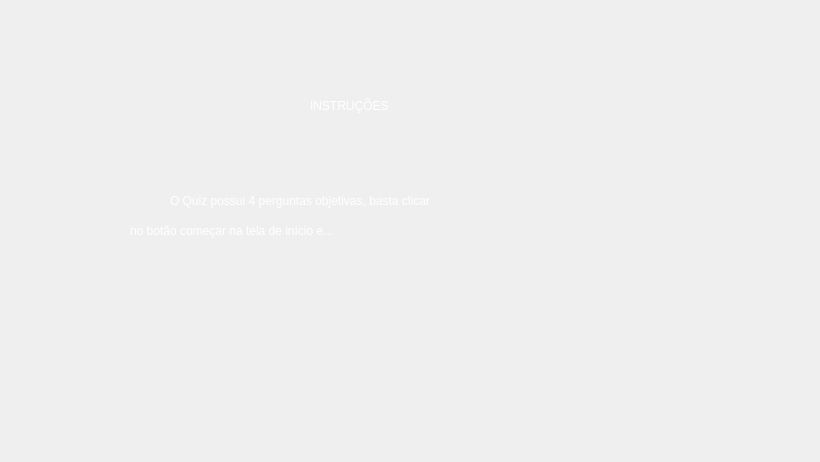
<?xml version="1.0" encoding="UTF-8"?>
<ui version="4.0">
 <class>Dialog</class>
 <widget class="QDialog" name="Dialog">
  <property name="geometry">
   <rect>
    <x>0</x>
    <y>0</y>
    <width>820</width>
    <height>462</height>
   </rect>
  </property>
  <property name="sizePolicy">
   <sizepolicy hsizetype="Fixed" vsizetype="Fixed">
    <horstretch>0</horstretch>
    <verstretch>0</verstretch>
   </sizepolicy>
  </property>
  <property name="windowTitle">
   <string>Quiz G-SEPi: Instruções</string>
  </property>
  <property name="windowIcon">
   <iconset resource="res_tela_login/login_res.qrc">
    <normaloff>:/imag_login/icone_padrao.JPG</normaloff>:/imag_login/icone_padrao.JPG</iconset>
  </property>
  <widget class="QLabel" name="label">
   <property name="geometry">
    <rect>
     <x>0</x>
     <y>0</y>
     <width>831</width>
     <height>471</height>
    </rect>
   </property>
   <property name="styleSheet">
    <string notr="true">background-image: url(:/imag_login/4.png);</string>
   </property>
   <property name="text">
    <string/>
   </property>
  </widget>
  <widget class="QLabel" name="label_iNSTRUCOES">
   <property name="geometry">
    <rect>
     <x>310</x>
     <y>80</y>
     <width>201</width>
     <height>51</height>
    </rect>
   </property>
   <property name="styleSheet">
    <string notr="true">color: rgb(255, 255, 255);
font: 20pt &quot;Noto Sans Lisu&quot;;</string>
   </property>
   <property name="text">
    <string>INSTRUÇÕES</string>
   </property>
  </widget>
  <widget class="QLabel" name="label_iNSTRUCOES_2">
   <property name="geometry">
    <rect>
     <x>170</x>
     <y>170</y>
     <width>491</width>
     <height>61</height>
    </rect>
   </property>
   <property name="styleSheet">
    <string notr="true">color: rgb(255, 255, 255);
font: 14pt &quot;Noto Sans Lisu&quot;;</string>
   </property>
   <property name="text">
    <string>O Quiz possui 4 perguntas objetivas, basta clicar</string>
   </property>
  </widget>
  <widget class="QLabel" name="label_iNSTRUCOES_3">
   <property name="geometry">
    <rect>
     <x>130</x>
     <y>200</y>
     <width>491</width>
     <height>61</height>
    </rect>
   </property>
   <property name="styleSheet">
    <string notr="true">color: rgb(255, 255, 255);
font: 14pt &quot;Noto Sans Lisu&quot;;</string>
   </property>
   <property name="text">
    <string>no botão começar na tela de início e...</string>
   </property>
  </widget>
 </widget>
 <resources>
  <include location="res_tela_login/login_res.qrc"/>
 </resources>
 <connections/>
</ui>
